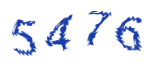
#> input picture captcha.jpg, 160 x 70 px
$ python verify_captcha.py
#> lines starting #> are read from the running program, lines starting #| are printed output that depends on the picture; after the words box and inside, x2 and y2 are one past the last pixel; in counts of white or black regions, pixels touching at a corner belong together
#!/usr/bin/env python
# coding: utf-8
# @Time     : 2018/10/21 19:46
# @Author   : toddlerya
# @FileName : verify_captcha.py
# @Project  : MyZoneMySeat

import sys
import requests
import pytesseract
from PIL import Image
from collections import defaultdict
# import matplotlib.pyplot as plt

# https://blog.csdn.net/gzlaiyonghao/article/details/1852726
# https://blog.csdn.net/akak714/article/details/50324505

#   -c VAR=VALUE          Set value for config variables.
#                         Multiple -c arguments are allowed.
#   -psm NUM              Specify page segmentation mode.
# NOTE: These options must occur before any configfile.
#
# Page segmentation modes:
#   0    Orientation and script detection (OSD) only.
#   1    Automatic page segmentation with OSD.
#   2    Automatic page segmentation, but no OSD, or OCR.
#   3    Fully automatic page segmentation, but no OSD. (Default)
#   4    Assume a single column of text of variable sizes.
#   5    Assume a single uniform block of vertically aligned text.
#   6    Assume a single uniform block of text.
#   7    Treat the image as a single text line.
#   8    Treat the image as a single word.
#   9    Treat the image as a single word in a circle.
#  10    Treat the image as a single character.


captcha_url = 'http://seat1.lib.hlju.edu.cn/simpleCaptcha/captcha'


# tesseract.exe所在的文件路径
# pytesseract.pytesseract.tesseract_cmd = 'C://Program Files (x86)/Tesseract-OCR/tesseract.exe'


def get_threshold(image):
    """
    获取图片中像素点数量最多的像素
    :param image:
    :return:
    """
    pixel_dict = defaultdict(int)

    # 像素及该像素出现次数的字典
    rows, cols = image.size
    for i in range(rows):
        for j in range(cols):
            pixel = image.getpixel((i, j))
            pixel_dict[pixel] += 1

    count_max = max(pixel_dict.values())  # 获取像素出现出多的次数
    pixel_dict_reverse = {v: k for k, v in pixel_dict.items()}
    threshold = pixel_dict_reverse[count_max]  # 获取出现次数最多的像素点

    return threshold


def get_bin_table(threshold):
    """
    按照阈值进行二值化处理
    threshold: 像素阈值
    :param threshold:
    :return:
    """
    # 图像的二值化处理就是讲图像上的点的灰度置为0或255，也就是讲整个图像呈现出明显的黑白效果。
    # 获取灰度转二值的映射table
    table = []
    for i in range(256):
        rate = 0.1  # 在threshold的适当范围内进行处理
        if threshold * (1 - rate) <= i <= threshold * (1 + rate):
            table.append(1)
        else:
            table.append(0)
    return table


def cut_noise(image):
    """
    去掉二值化处理后的图片中的噪声点
    :param image:
    :return:
    """
    rows, cols = image.size  # 图片的宽度和高度
    change_pos = []  # 记录噪声点位置

    # 遍历图片中的每个点，除掉边缘
    for i in range(1, rows - 1):
        for j in range(1, cols - 1):
            # pixel_set用来记录该店附近的黑色像素的数量
            pixel_set = []
            # 取该点的邻域为以该点为中心的九宫格
            for m in range(i - 1, i + 2):
                for n in range(j - 1, j + 2):
                    if image.getpixel((m, n)) != 1:  # 1为白色,0位黑色
                        pixel_set.append(image.getpixel((m, n)))

            # 如果该位置的九宫内的黑色数量小于等于4，则判断为噪声
            if len(pixel_set) <= 4:
                change_pos.append((i, j))

    # 对相应位置进行像素修改，将噪声处的像素置为1（白色）
    for pos in change_pos:
        image.putpixel(pos, 1)

    return image  # 返回修改后的图片


def rectify(_text):
    # 由于都是数字
    # 对于识别成字母的 采用该表进行修正
    rep = {
        'D': '0',
        'O': '0',
        'o': '0',
        'G': '0',
        'I': '1',
        'L': '1',
        'Z': '2',
        'S': '5'
    }
    for r in rep:
        _text = _text.replace(r, rep[r])
    return _text


def verify(img_name):
    """
   识别图片中的数字加字母
   传入参数为图片路径，返回结果为：识别结果
   :param img_name:
   :return:
   """
#> called with img_name = 'captcha.jpg'
    image = Image.open(img_name)  # 打开图片文件
#> image is the input picture: PIL image 160x70 RGBA; mean R, G, B, A 232.5, 235.9, 246.6, 255
    imgry = image.convert('L')  # 转化为灰度图
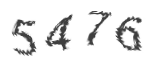
#> imgry: PIL image 160x70 L; min 62, max 255, mean 236.1

    # imgry.save('grey_level.jpg')
    # plt.imshow(image)
    # plt.show()

    # 获取图片中的出现次数最多的像素，即为该图片的背景
    max_pixel = get_threshold(imgry)
#> after the loop in get_threshold, `for i in range(rows):`: pixel_dict = 192 items
#> in get_threshold, `count_max = max(pixel_dict.values())`: count_max = 9008
#> in get_threshold, `pixel_dict_reverse = {v: k for k, v in pixel_dict.items()}`: pixel_dict_reverse = 29 items
#> in get_threshold, `threshold = pixel_dict_reverse[count_max]`: threshold = 255
#> max_pixel = 255
    # 将图片进行二值化处理
    table = get_bin_table(threshold=max_pixel)
#> after the loop in get_bin_table, `for i in range(256):`: table = 256 values from 0 to 1
#> table = 256 values from 0 to 1
    out = imgry.point(table, '1')
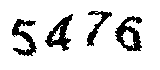
#> out: PIL image 160x70 1; 86.3% white; 4 black regions, box (x1, y1, x2, y2) and area: (115, 16, 142, 51) 452, (45, 14, 73, 51) 423, (12, 19, 37, 56) 396, (87, 11, 112, 46) 258

    # out.save('bin_level.jpg')

    # 去掉图片中的噪声（孤立点）
    out = cut_noise(out)
#> after the loop in cut_noise, `for i in range(1, rows - 1):`: change_pos = 9208 pairs, first value 1 to 158, second value 1 to 68
#> the loop in cut_noise, `for pos in change_pos:` made 9208 passes
#> pos on passes 1 to 3: (1, 1), (1, 2), (1, 3)
#> after the loop in cut_noise, `for pos in change_pos:`:
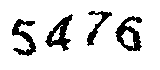
#> image: PIL image 160x70 1; 86.9% white; 4 black regions, box (x1, y1, x2, y2) and area: (115, 16, 142, 51) 432, (45, 14, 73, 51) 411, (12, 19, 36, 56) 379, (87, 11, 112, 46) 246

    # 保存图片
    # out.save('cut_level.jpg')

    # 仅识别图片中的数字
    # text = pytesseract.image_to_string(out, config='digits')
    text = pytesseract.image_to_string(out, config='--psm 6  -c tessedit_char_whitelist="0123456789"')
    # [8 lines of commented-out code are left out]
    text = rectify(text)

    # 判断是否处理正确
    if len(text) == 4 and text.isdecimal():  # 只有4位纯数字才可能对
        return True, text
    else:
        return False, text


def download_captcha():
    try:
        if captcha_url:
            out_img = open("captcha.jpg", "wb")
            img_resp = requests.get(captcha_url)
            if img_resp.status_code != 200:
                print("[-] ERROR: captcha_url http_code is %d" % img_resp.status_code)
            img = img_resp.content
            if img.decode('utf-8') == '系统维护中，请稍候访问':
                print('[-] 系统维护中，请稍候访问!')
                sys.exit()
            out_img.write(img)
            out_img.flush()
            out_img.close()
            print("[+] 验证码保存成功, 请自行查看记录.")
        else:
            print('[-] ERROR: captcha_url is NULL')
    except Exception as err:
        print("[-] ERROR: save captcha error: %s", err)


if __name__ == '__main__':
    # download_captcha()
    img = 'captcha.jpg'
    print(verify(img))
#> (the call stopped at in verify, `text = pytesseract.image_to_string(out, config='--psm 6  -c tessedit_c..`: pytesseract is not available in this run)
